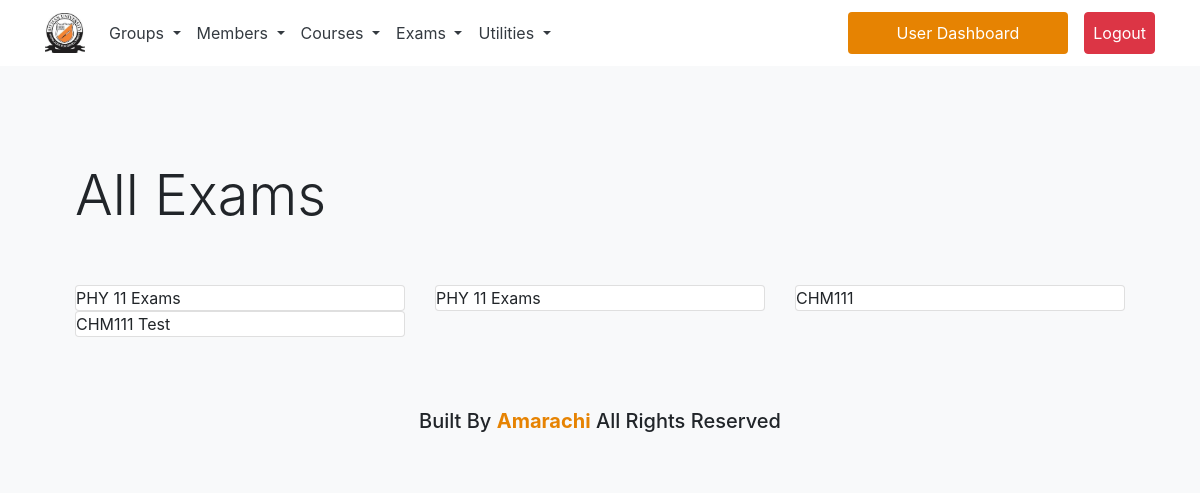
Page /admins/getExam (signed in) on the committed database.
### tables this page shows
CREATE TABLE `exams` (
  `id` int(30) NOT NULL,
  `name` varchar(30) NOT NULL,
  `description` varchar(300) DEFAULT NULL,
  `course_id` varchar(30) NOT NULL,
  `department_id` varchar(30) NOT NULL,
  `date` date DEFAULT NULL,
  `time` time(6) DEFAULT NULL,
  `created_at` timestamp NOT NULL DEFAULT CURRENT_TIMESTAMP,
  `updated_at` timestamp NOT NULL DEFAULT CURRENT_TIMESTAMP ON UPDATE CURRENT_TIMESTAMP
);

### app/controllers/Admins.php (called while the page is built, shortened)
<?php
class Admins extends Controller
{
    public function __construct()
    {
        $this->examModel = $this->model('Exam');
    }
    public function getExam()
    {
        $data = [];
        $data['exams'] = $this->getExams();
        $this->view('admin/viewExams', $data);
    }
    private function getExams()
    {
        $data = $this->examModel->getExams();
        return $data;
    }
}

### app/libraries/Core.php (called while the page is built, shortened)
<?php
class Core
{
    protected $currentMethod = 'index';
    public function __construct()
    {
        $url = $this->geturl();
        if (file_exists('../app/controllers/' . ucwords($url[0]) . '.php')) {
            unset($url[0]);
        }
        $this->currentController = new $this->currentController;
        if (isset($url[1])) {
            if (method_exists($this->currentController, $url[1])) {
                $this->currentMethod=$url[1];
                unset($url[1]);
            }
        }
        $this->params=$url ? array_values($url):[];
         call_user_func_array([$this->currentController,
         $this->currentMethod], $this->params);
    }
    public function geturl()
    {
        if (isset($_GET['url'])) {
            $url = rtrim($_GET['url'], '/');
            $url = filter_var($url, FILTER_SANITIZE_URL);
            $url = explode('/', $url);
            return $url;
        }
    }
}

### public/index.php (called while the page is built, shortened)
<?php
$init  = new Core;
?>

### app/libraries/Database.php (called while the page is built, shortened)
<?php
class Database
{
    private $host = DB_HOST;
    private $user = DB_USER;
    private $pass = DB_PASS;
    private $dbname = DB_NAME;
    private $dbh;
    private $stmt;
    public function __construct()
    {
        $dsn = 'mysql:host=' . $this->host . ';dbname=' . $this->dbname;
        $options = array(
            PDO::ATTR_PERSISTENT => true,
            PDO::ATTR_ERRMODE => PDO::ERRMODE_EXCEPTION
        );
        try {
            $this->dbh = new PDO($dsn, $this->user, $this->pass, $options);
        } catch (PDOException $e) {
            $this->error = $e->getMessage();
            echo $this->error;
        }
    }
    public function query($sql)
    {
        $this->stmt = $this->dbh->prepare($sql);
    }
    public function execute()
    {
        return $this->stmt->execute();
    }
    public function resultSet()
    {
        $this->execute();
        return $this->stmt->fetchAll(PDO::FETCH_OBJ);
    }
}

### app/models/Exam.php (called while the page is built, shortened)
<?php
class Exam
{
    private $db;
    public function __construct()
    {
        $this->db = new Database;
    }
    public function getExams()
    {
        $this->db->query('SELECT * FROM exams');
        return $this->db->resultSet();
    }
}

### app/views/admin/viewExams.php (the view)
<?php require APPROOT . '/views/admin/inc/header.php'; ?>
<section class="container">
    <section class="exams col-md-12 mt-5 pt-5">
        <h2 class="display-4">All Exams</h2>
        <section class="row pt-5">
            <?php foreach ($data['exams'] as $exam) : ?>
                <div class="col-md-4">
                    <div class="card"><?= $exam->name ?></div>
                </div>
            <?php endforeach; ?>
        </section>
    </section>
</section>
<?php require APPROOT . '/views/admin/inc/footer.php'; ?>

### rows in the picture
exams: name "PHY 11 Exams"
exams: name "PHY 11 Exams"
exams: name "CHM111"
exams: name "CHM111 Test"
